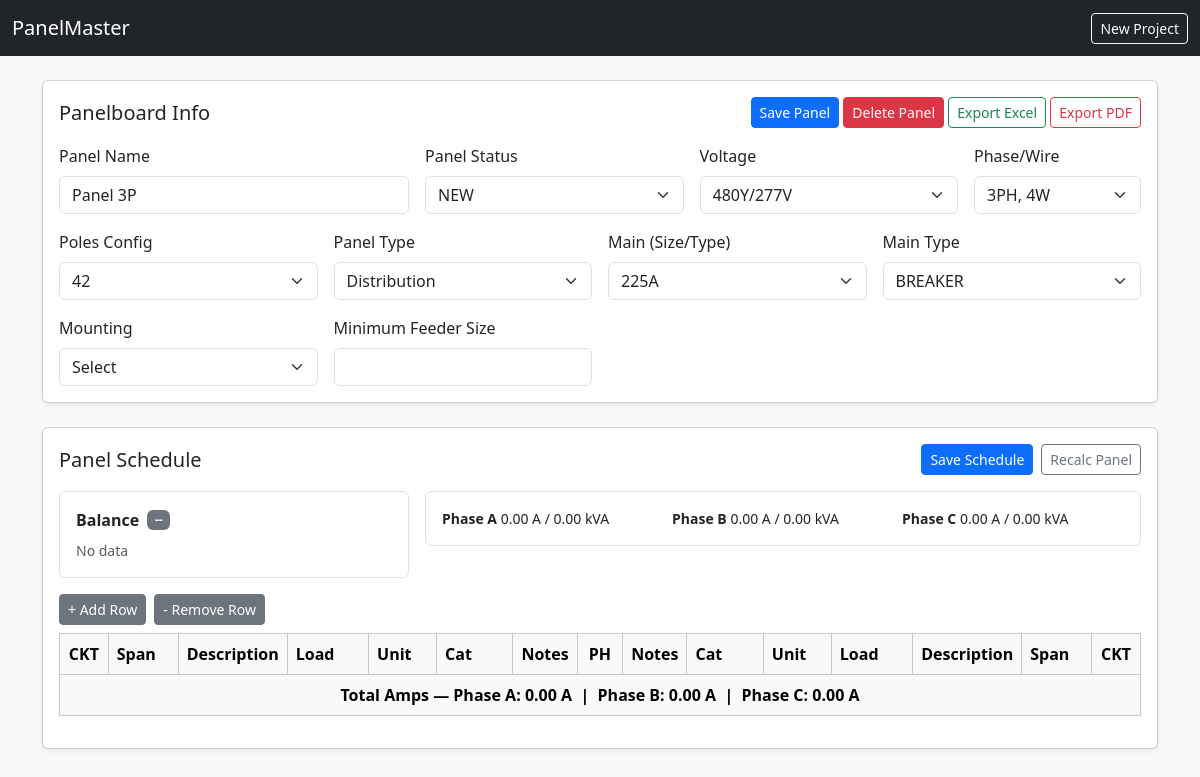
The page /panels/2/edit on the database its author committed.
### tables this page shows
CREATE TABLE IF NOT EXISTS panelboards (
  id INT AUTO_INCREMENT PRIMARY KEY,
  project_id INT NOT NULL,
  item_order INT NOT NULL,
  panel_name VARCHAR(255) NOT NULL,
  panel_status VARCHAR(20),
  voltage VARCHAR(20),
  phase_wire VARCHAR(20),
  poles_config VARCHAR(20),
  panel_type VARCHAR(50),
  main_type VARCHAR(20),
  main_size_type VARCHAR(100),
  mounting VARCHAR(100),
  connected_kva DECIMAL(10,2),
  connected_amps DECIMAL(10,2),
  demand_kva DECIMAL(10,2),
  demand_amps DECIMAL(10,2),
  percent_imbalance DECIMAL(10,2),
  balance_status ENUM('OK','WARN','FAIL') DEFAULT 'OK',
  balance_message VARCHAR(255),
  minimum_feeder_size VARCHAR(100),
  schedule_json LONGTEXT,
  last_update DATE,
  created_at DATETIME NOT NULL,
  updated_at DATETIME NOT NULL,
  CONSTRAINT fk_panelboards_projects
    FOREIGN KEY (project_id) REFERENCES projects(id)
    ON DELETE CASCADE
);

### app/lib/View.php (called while the page is built, shortened)
<?php
class View
{
    public static function render(string $view, array $data = []): void
    {
        $path = BASE_PATH . '/app/views/' . $view . '.php';
        extract($data, EXTR_SKIP);
        require BASE_PATH . '/app/views/partials/header.php';
        require $path;
        require BASE_PATH . '/app/views/partials/footer.php';
    }
}

### app/controllers/PanelsController.php (called while the page is built, shortened)
<?php
class PanelsController
{
    private PanelboardRepository $panels;
    public function __construct()
    {
        $this->panels = new PanelboardRepository();
    }
    public function edit(string $id): void
    {
        $panel = $this->panels->find((int)$id);
        View::render('panels/edit', ['panel' => $panel]);
    }
}

### public/index.php (called while the page is built, shortened)
<?php
require_once BASE_PATH . '/app/lib/helpers.php';
$router = new Router();
$router->get('/', function () {
    header('Location: ' . base_url('/projects'));
    exit;
});
$router->get('/projects', [ProjectsController::class, 'index']);
$router->get('/projects/new', [ProjectsController::class, 'create']);
$router->post('/projects', [ProjectsController::class, 'store']);
$router->get('/projects/{id}', [ProjectsController::class, 'show']);
$router->post('/projects/{id}', [ProjectsController::class, 'update']);
$router->post('/projects/{id}/delete', [ProjectsController::class, 'delete']);
$router->get('/projects/{id}/panels/new', [PanelsController::class, 'create']);
$router->post('/projects/{id}/panels', [PanelsController::class, 'store']);
$router->get('/panels/{id}/edit', [PanelsController::class, 'edit']);
$router->post('/panels/{id}', [PanelsController::class, 'update']);
$router->post('/panels/{id}/delete', [PanelsController::class, 'delete']);
$router->get('/api/panels/{id}/schedule', [ApiController::class, 'getSchedule']);
$router->post('/api/panels/{id}/schedule', [ApiController::class, 'saveSchedule']);
$router->post('/api/panels/{id}/recalc', [ApiController::class, 'recalcPanel']);
$router->post('/api/projects/{id}/recalc', [ApiController::class, 'recalcProject']);
$router->get('/projects/{id}/export.xlsx', [ProjectExportController::class, 'download']);
$router->get('/panels/{id}/export.xlsx', [PanelExportController::class, 'download']);
$router->get('/panels/{id}/export.pdf', [PanelPdfExportController::class, 'download']);
$router->dispatch($_SERVER['REQUEST_METHOD'], $_SERVER['REQUEST_URI']);

### app/repositories/PanelboardRepository.php (called while the page is built, shortened)
<?php
class PanelboardRepository
{
    public function find(int $id): ?array
    {
        $pdo = Database::connection();
        $stmt = $pdo->prepare('SELECT * FROM panelboards WHERE id = :id');
        $stmt->execute([':id' => $id]);
        $row = $stmt->fetch();
        return $row ?: null;
    }
}

### app/lib/helpers.php (called while the page is built, shortened)
<?php
function base_url(string $path = ''): string
{
    $base = rtrim(dirname($_SERVER['SCRIPT_NAME']), '/');
    return $base . $path;
}

### app/views/panels/edit.php (the view, shortened to what this page needs)
<div class="card shadow-sm mb-4">
  <div class="card-body">
    <div class="d-flex justify-content-between align-items-center mb-3">
      <h5 class="mb-0">Panelboard Info</h5>
      <div class="d-flex gap-2">
        <form method="post" action="<?= htmlspecialchars(base_url('/panels/' . $panel['id'])) ?>">
          <button class="btn btn-primary btn-sm">Save Panel</button>
          <button type="submit" formaction="<?= htmlspecialchars(base_url('/panels/' . $panel['id'] . '/delete')) ?>" onclick="return confirm('Are you sure you want to delete this panel? This cannot be undone.');" class="btn btn-danger btn-sm">Delete Panel</button>
          <a class="btn btn-outline-success btn-sm" href="<?= htmlspecialchars(base_url('/panels/' . $panel['id'] . '/export.xlsx')) ?>">Export Excel</a>
          <a class="btn btn-outline-danger btn-sm" href="<?= htmlspecialchars(base_url('/panels/' . $panel['id'] . '/export.pdf')) ?>">Export PDF</a>
      </div>
    </div>
    <div class="row g-3">
      <div class="col-md-4">
        <label class="form-label">Panel Name</label>
        <input name="panel_name" class="form-control" value="<?= htmlspecialchars($panel['panel_name'] ?? '') ?>" required>
      </div>
      <div class="col-md-3">
        <label class="form-label">Panel Status</label>
        <?php $ps = $panel['panel_status'] ?? 'NEW'; ?>
        <select name="panel_status" class="form-select">
          <option value="NEW" <?= $ps === 'NEW' ? 'selected' : '' ?>>NEW</option>
        </select>
      </div>
      <div class="col-md-3">
        <label class="form-label">Voltage</label>
        <?php $pv = $panel['voltage'] ?? ''; ?>
        <select name="voltage" class="form-select" required>
          <option value="480Y/277V" <?= $pv === '480Y/277V' ? 'selected' : '' ?>>480Y/277V</option>
        </select>
      </div>
      <div class="col-md-2">
        <label class="form-label">Phase/Wire</label>
        <?php $pw = $panel['phase_wire'] ?? ''; ?>
        <select name="phase_wire" class="form-select" required>
          <option value="3PH, 4W" <?= $pw === '3PH, 4W' ? 'selected' : '' ?>>3PH, 4W</option>
        </select>
      </div>
      <div class="col-md-3">
        <label class="form-label">Poles Config</label>
        <select name="poles_config" class="form-select">
          <?php $pc = $panel['poles_config'] ?? '42'; ?>
          <?php foreach (['12','18','24','30','42','54','60','72','84(1)','84(2)','90','126'] as $opt): ?>
            <option value="<?= $opt ?>" <?= $pc === $opt ? 'selected' : '' ?>><?= $opt ?></option>
          <?php endforeach; ?>
        </select>
      </div>
      <div class="col-md-3">
        <label class="form-label">Panel Type</label>
        <?php $pt = $panel['panel_type'] ?? ''; ?>
        <select name="panel_type" class="form-select" required>
          <option value="Distribution" <?= $pt === 'Distribution' ? 'selected' : '' ?>>Distribution</option>
        </select>
      </div>
      <div class="col-md-3">
        <label class="form-label">Main (Size/Type)</label>
        <?php $mst = $panel['main_size_type'] ?? ''; ?>
        <select name="main_size_type" class="form-select">
          <?php foreach(['30A', '60A', '100A', '125A', '150A', '200A', '225A', '250A', '400A', '600A', '800A', '1000A', '1200A', '1600A', '2000A', '2500A', '3000A', '4000A'] as $opt): ?>
            <option value="<?= $opt ?>" <?= $mst === $opt ? 'selected' : '' ?>><?= $opt ?></option>
          <?php endforeach; ?>
        </select>
      </div>
      <div class="col-md-3">
        <label class="form-label">Main Type</label>
        <?php $mt = $panel['main_type'] ?? ''; ?>
        <select name="main_type" class="form-select">
          <option value="BREAKER" <?= $mt === 'BREAKER' ? 'selected' : '' ?>>BREAKER</option>
        </select>
      </div>
      <div class="col-md-3">
        <label class="form-label">Mounting</label>
        <select name="mounting" class="form-select">
          <option value="">Select</option>
        </select>
      </div>
      <div class="col-md-3">
        <label class="form-label">Minimum Feeder Size</label>
        <input name="minimum_feeder_size" class="form-control" value="<?= htmlspecialchars($panel['minimum_feeder_size'] ?? '') ?>">
      </div>
    </div>
  </div>
</div>
<div class="card shadow-sm">
  <div class="card-body">
    <div class="d-flex justify-content-between align-items-center mb-3">
      <h5 class="mb-0">Panel Schedule</h5>
      <div class="d-flex gap-2">
        <button id="saveScheduleBtn" class="btn btn-primary btn-sm">Save Schedule</button>
        <button id="recalcBtn" class="btn btn-outline-secondary btn-sm">Recalc Panel</button>
      </div>
    </div>
    <div class="row g-3 mb-3">
      <div class="col-md-4">
        <div class="p-3 border rounded">
          <div class="d-flex align-items-center gap-2 mb-2">
            <strong>Balance</strong>
            <span id="balanceBadge" class="badge bg-secondary">--</span>
          </div>
          <div class="small text-muted" id="balanceMessage">No data</div>
        </div>
      </div>
      <div class="col-md-8">
        <div class="p-3 border rounded">
          <div class="row g-2 small">
            <div class="col-md-4"><strong>Phase A</strong> <span id="phaseA">0.00 A / 0.00 kVA</span></div>
            <div class="col-md-4"><strong>Phase B</strong> <span id="phaseB">0.00 A / 0.00 kVA</span></div>
            <div class="col-md-4"><strong>Phase C</strong> <span id="phaseC">0.00 A / 0.00 kVA</span></div>
          </div>
        </div>
      </div>
    </div>
    <div class="d-flex gap-2 mb-2">
      <button type="button" id="addRowBtn" class="btn btn-sm btn-secondary">+ Add Row</button>
      <button type="button" id="removeRowBtn" class="btn btn-sm btn-secondary">- Remove Row</button>
    </div>
    <div class="table-responsive">
      <table class="table table-bordered align-middle" id="scheduleTable">
        <thead class="table-light">
          <tr>
            <th class="text-center" style="width:50px;">CKT</th>
            <th style="width:80px;">Span</th>
            <th>Description</th>
            <th style="width:100px;">Load</th>
            <th style="width:80px;">Unit</th>
            <th style="width:100px;">Cat</th>
            <th>Notes</th>
            <th class="text-center" style="width:50px;">PH</th>
            <th>Notes</th>
            <th style="width:100px;">Cat</th>
            <th style="width:80px;">Unit</th>
            <th style="width:100px;">Load</th>
            <th>Description</th>
            <th style="width:80px;">Span</th>
            <th class="text-center" style="width:50px;">CKT</th>
          </tr>
        </thead>
        <tfoot class="table-light">
          <tr>
            <td colspan="15" class="text-center fw-bold">
              Total Amps &mdash;
              Phase A: <span id="footerAmpsA">0.00</span> A &nbsp;|&nbsp;
              Phase B: <span id="footerAmpsB">0.00</span> A <span id="footerPhaseCContainer">&nbsp;|&nbsp;
              Phase C: <span id="footerAmpsC">0.00</span> A</span>
            </td>
          </tr>
        </tfoot>
      </table>
    </div>
  </div>
</div>

### app/lib/Router.php (shortened to what this page needs)
<?php
class Router
{
    private array $routes = [];
    private function add(string $method, string $path, $handler): void
    {
        $pattern = preg_replace('#\{[^/]+\}#', '([^/]+)', $path);
        $pattern = '#^' . $pattern . '$#';
        $this->routes[] = [$method, $path, $pattern, $handler];
    }
    public function dispatch(string $method, string $uri): void
    {
        $path = parse_url($uri, PHP_URL_PATH) ?? '/';
        foreach ($this->routes as [$routeMethod, $routePath, $pattern, $handler]) {
            if ($routeMethod !== $method) {
                continue;
            }
            if (preg_match($pattern, $path, $matches)) {
                array_shift($matches);
                if (is_array($handler)) {
                    [$class, $methodName] = $handler;
                    $controller = new $class();
                    call_user_func_array([$controller, $methodName], $matches);
                    return;
                }
            }
        }
    }
}

### public/assets/css/app.css (style rules this page uses)
body { background-color: #f7f9fb; }
.table thead th { position: sticky; top: 0; background: #f8f9fa; z-index: 1; }

### rows shown on the page
panelboards: panel_name "Panel 3P", panel_status "NEW", voltage "480Y/277V", phase_wire "3PH, 4W", poles_config "42", panel_type "Distribution", main_size_type "225A", main_type "BREAKER"
